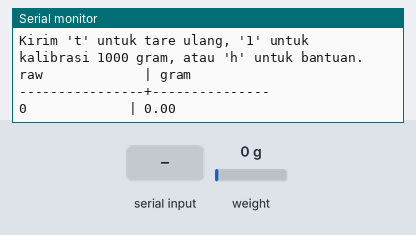
This sketch was run on a simulated ESP32. Shown: the last lines printed to the serial monitor. The test bench sets the inputs (shaded band); at power-on: weight on the scale 0 g.

Above: at 4.2 s.
4.3 s: "t\n" received over Serial
At 5.4 s:
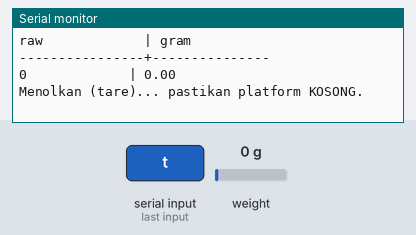
7.8 s: "1\n" received over Serial
At 9.3 s:
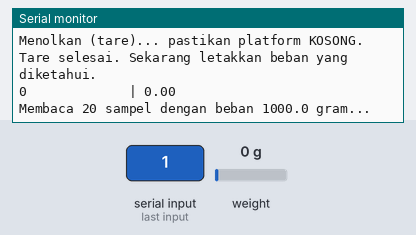
11.3 s: "s\n" received over Serial
At 11.9 s:
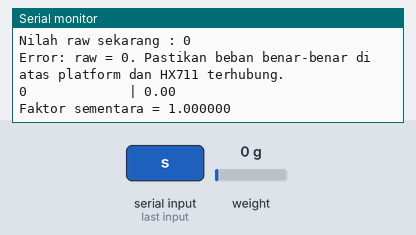
12.8 s: "h\n" received over Serial
At 13.6 s:
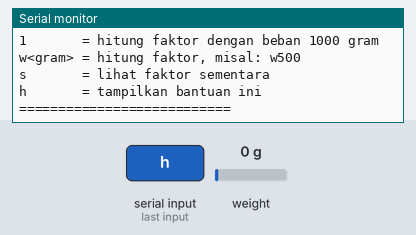

Measured:
- after the input at 4.3 s, the serial monitor: prints a new line at once (image 1)
- after the input at 7.8 s, the serial monitor: prints a new line at once (image 2)
- after the input at 11.3 s, the serial monitor: prints a new line at once (image 3)
- after the input at 12.8 s, the serial monitor: prints a new line at once (image 4)

The sketch:

hx711_calibrasi.ino
```cpp
/*
 * HX711 CALIBRATION TOOL - Smart Weighing Bridge
 * ---------------------------------------------------------------
 * Sketch khusus untuk kalibrasi load cell. Tidak perlu menyentuh
 * firmware utama sampai faktor kalibrasi ditemukan.
 *
 * Pin mengikuti firmware utama:
 *   HX711 DOUT -> GPIO 16
 *   HX711 SCK  -> GPIO 17
 *
 * Cara pakai:
 *   1. Upload sketch ini ke ESP32, buka Serial Monitor (115200).
 *   2. Pastikan platform KOSONG, lalu kirim perintah: t
 *      ( Ini akan mengnolkan pembacaan / tare )
 *   3. Letakkan beban yang diketahui, misalnya 1000 gram.
 *   4. Kirim perintah: 1
 *      ( Sketch akan menghitung faktor kalibrasi otomatis )
 *      Atau kirim w<gram>, misal w500 untuk beban 500 gram.
 *   5. Salin nilai FAKTOR_KALIBRASI yang tercetak ke firmware utama.
 *
 * Perintah yang tersedia:
 *   t      = tare / nolkan (platform HARUS kosong)
 *   1      = hitung faktor dengan beban 1000 gram
 *   w<gram>= hitung faktor dengan beban tertentu, misal w2000
 *   s      = tampilkan faktor yang sedang dipakai sketch ini
 *   h      = tampilkan bantuan
 */
#include "HX711.h"

const int HX711_DOUT_PIN = 16;
const int HX711_SCK_PIN  = 17;

HX711 scale;

// Faktor sementara dipakai 1.0 supaya angka mentah mudah dibaca.
// Nanti ganti dengan hasil kalibrasi di firmware utama.
float faktorSementara = 1.0;

unsigned long lastPrint = 0;
String inputSerial = "";

void tampilBantuan() {
  Serial.println();
  Serial.println(F("=== PERINTAH KALIBRASI ==="));
  Serial.println(F("t       = tare / nolkan (platform kosong!)"));
  Serial.println(F("1       = hitung faktor dengan beban 1000 gram"));
  Serial.println(F("w<gram> = hitung faktor, misal: w500"));
  Serial.println(F("s       = lihat faktor sementara"));
  Serial.println(F("h       = tampilkan bantuan ini"));
  Serial.println(F("==========================="));
  Serial.println();
}

void hitungFaktor(float gram) {
  if (gram <= 0) {
    Serial.println(F("Error: berat beban harus lebih dari 0."));
    return;
  }

  Serial.print(F("Membaca 20 sampel dengan beban "));
  Serial.print(gram, 1);
  Serial.println(F(" gram..."));

  long raw = scale.get_value(20);   // nilai mentah setelah tare

  Serial.print(F("Nilah raw sekarang : "));
  Serial.println(raw);

  if (raw == 0) {
    Serial.println(F("Error: raw = 0. Pastikan beban benar-benar di atas platform dan HX711 terhubung."));
    return;
  }

  if (raw < 0) {
    Serial.println(F("PERINGATAN: nilai raw NEGATIF saat ada beban!"));
    Serial.println(F("Kemungkinan kabel load cell terbalik. Tukar A+ <-> A- (atau E+ <-> E-)."));
    Serial.println(F("Atau bisa juga dengan mengalikan faktor dengan -1."));
  }

  float faktor = (float) raw / gram;
  faktorSementara = faktor;
  scale.set_scale(faktorSementara);

  Serial.println();
  Serial.println(F("=== HASIL KALIBRASI ==="));
  Serial.print(F("Beban diketahui  : ")); Serial.print(gram, 1); Serial.println(F(" gram"));
  Serial.print(F("Nilai raw        : ")); Serial.println(raw);
  Serial.print(F("FAKTOR_KALIBRASI = ")); Serial.println(faktor, 6);
  Serial.println(F("Salin angka di atas ke firmware utama:"));
  Serial.print(F("const float FAKTOR_KALIBRASI = ")); Serial.print(faktor, 6); Serial.println(F(";"));
  Serial.println();
}

void prosesPerintah(String cmd) {
  cmd.trim();
  if (cmd.length() == 0) return;

  if (cmd == "t" || cmd == "T") {
    Serial.println(F("Menolkan (tare)... pastikan platform KOSONG."));
    scale.tare(20);
    Serial.println(F("Tare selesai. Sekarang letakkan beban yang diketahui."));
  }
  else if (cmd == "1") {
    hitungFaktor(1000.0);
  }
  else if (cmd.charAt(0) == 'w' || cmd.charAt(0) == 'W') {
    float gram = cmd.substring(1).toFloat();
    hitungFaktor(gram);
  }
  else if (cmd == "s" || cmd == "S") {
    Serial.print(F("Faktor sementara = "));
    Serial.println(faktorSementara, 6);
  }
  else if (cmd == "h" || cmd == "H" || cmd == "?") {
    tampilBantuan();
  }
  else {
    Serial.print(F("Perintah tidak dikenal: ")); Serial.println(cmd);
    tampilBantuan();
  }
}

void setup() {
  Serial.begin(115200);
  while (!Serial) { delay(10); }

  Serial.println();
  Serial.println(F("=== KALIBRASI LOAD CELL - SMART WEIGHING BRIDGE ==="));
  Serial.println(F("DOUT = GPIO 16 | SCK = GPIO 17"));
  Serial.println();

  scale.begin(HX711_DOUT_PIN, HX711_SCK_PIN);
  delay(1000);                  // tunggu modul stabil setelah power-on

  if (!scale.is_ready()) {
    Serial.println(F("ERROR: HX711 tidak siap. Cek kabel VCC, GND, DOUT, SCK!"));
    Serial.println(F("VCC -> 5V/3V3, GND -> GND ESP32, DT->16, SCK->17"));
    while (1) { delay(1000); }
  }

  scale.set_scale(faktorSementara);
  scale.tare(20);               // anggap awalnya kosong

  Serial.println(F("HX711 siap. Platform dianggap KOSONG."));
  Serial.println(F("Kirim 't' untuk tare ulang, '1' untuk kalibrasi 1000 gram, atau 'h' untuk bantuan."));
  Serial.println();
  Serial.println(F("raw             | gram"));
  Serial.println(F("----------------+---------------"));
}

void loop() {
  // Terima perintah dari Serial Monitor
  if (Serial.available() > 0) {
    inputSerial = Serial.readStringUntil('\n');
    prosesPerintah(inputSerial);
  }

  // Tampilkan pembacaan tiap 500 ms
  if (millis() - lastPrint >= 500) {
    long raw   = scale.get_value(5);
    float gram = scale.get_units(5);

    Serial.print(raw);
    Serial.print("             | ");
    Serial.println(gram, 2);

    if (raw < -50) {
      Serial.println(F("^ raw negatif besar -> cek kabel A+/A- load cell!"));
    }

    lastPrint = millis();
  }
}
```
